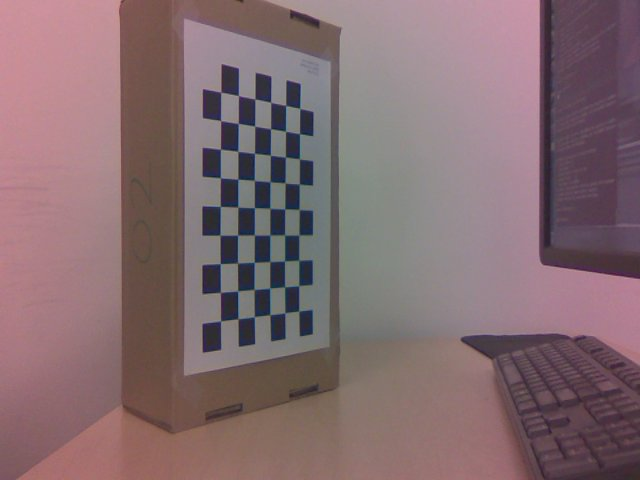
//> input picture old/pCalib/leftCalib.jpg, 640 x 480 px
$ ./pRectify   (built with g++ and OpenCV 4)
//> lines starting //> are read from the running program, lines starting //| are printed output that depends on the picture
#include <opencv2/opencv.hpp>
#include <opencv2/calib3d.hpp>
#include <iostream>

using namespace cv;
using namespace std;

int main() {

// Load left and right stereo images
    Mat leftImageColor  = imread("leftCalib.jpg");
//> leftImageColor is the input picture: 480 rows x 640 cols, CV_8UC3; mean B, G, R 112.7, 108.5, 132
    Mat rightImageColor = imread("rightCalib.jpg");
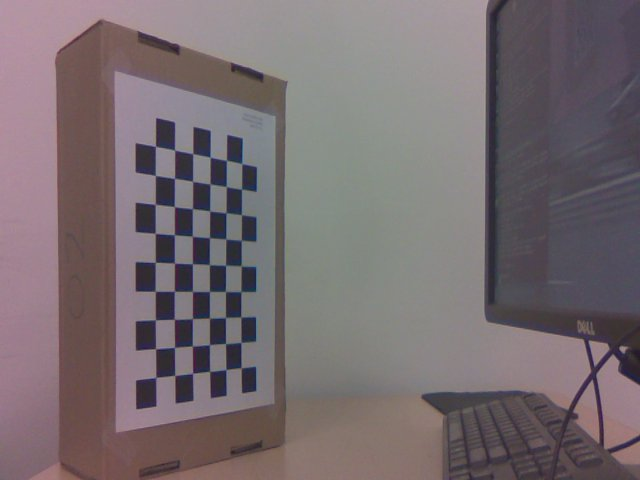
//> input picture old/pCalib/rightCalib.jpg, 640 x 480 px
//> rightImageColor is the input picture: 480 rows x 640 cols, CV_8UC3; mean B, G, R 112.2, 108.3, 119

     cv::Mat leftImage,rightImage;
    cv::cvtColor(leftImageColor,leftImage, cv::COLOR_BGR2GRAY);
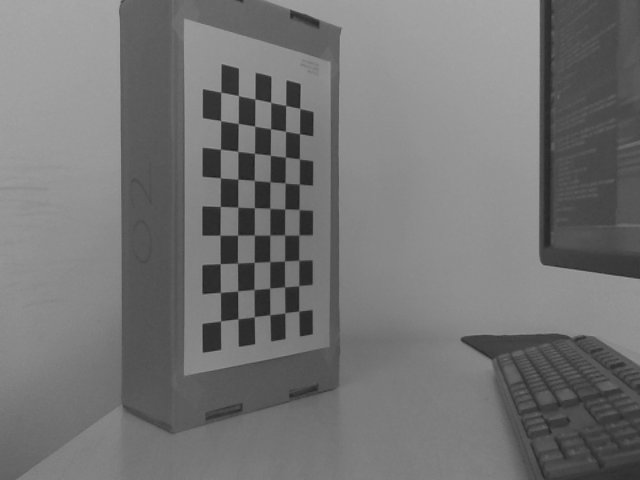
//> leftImage: 480 rows x 640 cols, CV_8UC1; min 25, max 170, mean 116
     cv::cvtColor(rightImageColor,rightImage, cv::COLOR_BGR2GRAY);
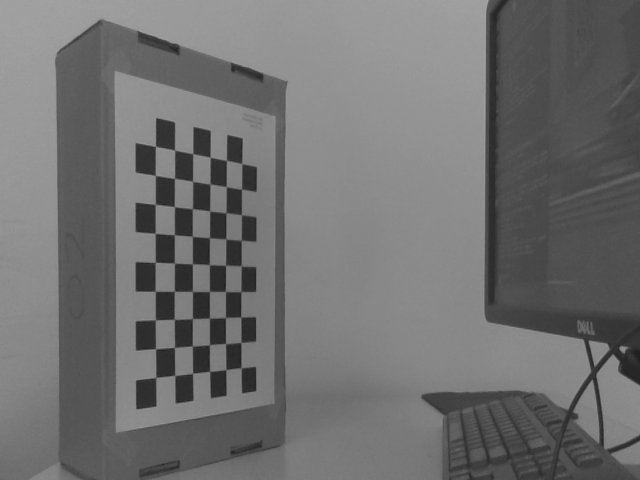
//> rightImage: 480 rows x 640 cols, CV_8UC1; min 28, max 167, mean 112

    imshow("left",leftImage);
    imshow("right",rightImage);

    if (leftImage.empty() || rightImage.empty()) {
        cout << "Error: Could not load stereo images!" << endl;
        return -1;
    }


// Camera parameters (intrinsic matrices)
       Mat cameraMatrix1 = (Mat_<double>(3,3) << 578.86, 0, 329.12,
                                                 0, 772.98, 245,
                                                  0,0,1);
        Mat cameraMatrix2 = (Mat_<double>(3,3) << 576.05, 0, 303.22,
                                                  0, 768.94, 252.27,
                                                  0 ,0, 1);

        // Distortion coefficients
        Mat distCoeffs1 = (Mat_<double>(1, 5) << -0.166,1.16,0.00,0.00,-2.54);
        Mat distCoeffs2 = (Mat_<double>(1, 5) << -0.179,1.49,0.00,0.00,-3.89);

//Rotation matrix R:
 Mat R = (Mat_<double>(3,3) <<0.9998996653444937, -0.007885144718599264, -0.01176791131579057,
                              0.007832711413248565, 0.9999592206338627, -0.004495075220148332,
                              0.0118028757464582, 0.004402449555051375, 0.9999206521329724);
//Translation vector T:
Mat T = (Mat_<double>(3,1) << -58.96213584809675,
                              -0.3678605528979815,
                              -0.6298580023378643);
// Output rectification transforms, projection matrices, and disparity-to-depth mapping matrix
    Mat R1, R2, P1, P2, Q;

    // Compute rectification transforms
    stereoRectify(cameraMatrix1, distCoeffs1, cameraMatrix2, distCoeffs2, leftImage.size(),
                  R, T, R1, R2, P1, P2, Q,CALIB_ZERO_DISPARITY,-1,leftImage.size());

    // Compute undistortion and rectification maps
    Mat map1x, map1y, map2x, map2y;
    initUndistortRectifyMap(cameraMatrix1, distCoeffs1, R1, P1, leftImage.size(), CV_32FC1, map1x, map1y);
    initUndistortRectifyMap(cameraMatrix2, distCoeffs2, R2, P2, rightImage.size(), CV_32FC1, map2x, map2y);

    // Apply rectification
    Mat rectifiedLeft, rectifiedRight;
    remap(leftImage, rectifiedLeft, map1x, map1y, INTER_LINEAR);
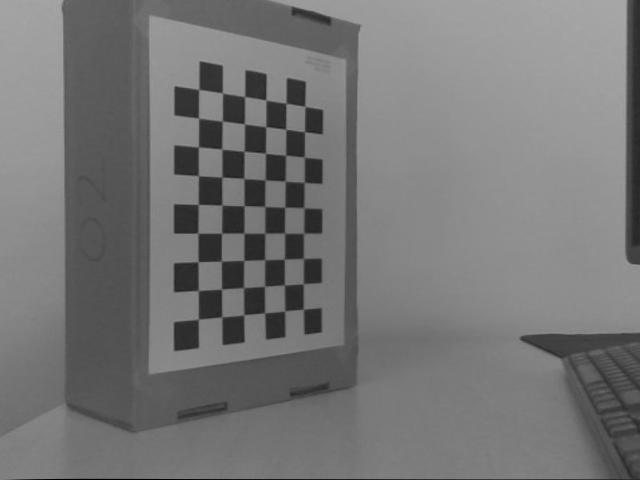
//> rectifiedLeft: 480 rows x 640 cols, CV_8UC1; min 0, max 169, mean 117.9
    remap(rightImage, rectifiedRight, map2x, map2y, INTER_LINEAR);
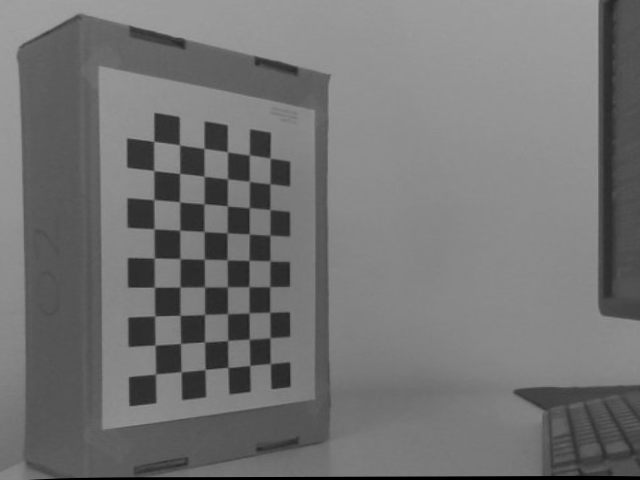
//> rectifiedRight: 480 rows x 640 cols, CV_8UC1; min 0, max 162, mean 115.4

    FileStorage fs("lookupTables.xml",FileStorage::WRITE);
    fs << "Map1x" << map1x;
    fs << "Map1y" << map1y;
    fs << "Map2x" << map2x;
    fs << "Map2y" << map2y;
    fs.release();

    // Display results
    imshow("Rectified Left Image", rectifiedLeft);
    imshow("Rectified Right Image", rectifiedRight);
//    hconcat(rectifiedLeft,rectifiedRight,combined);

   // Display original images
    imwrite("leftRectified.jpg", rectifiedLeft);
    imwrite("rightRectified.jpg", rectifiedRight);
    waitKey(0);
    return 0;
}
